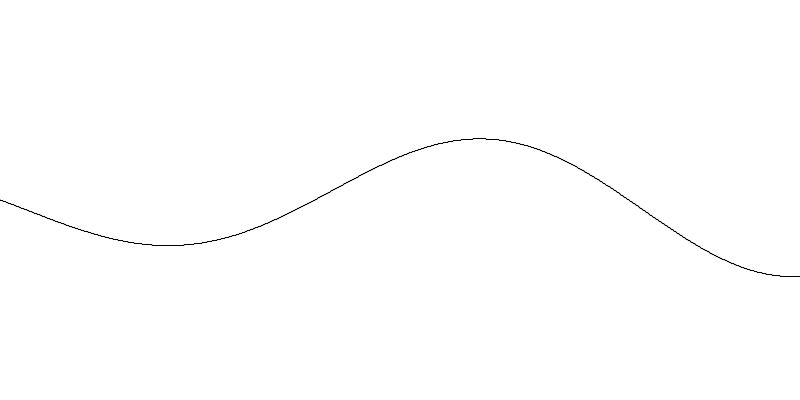
Frame 1 (no input)
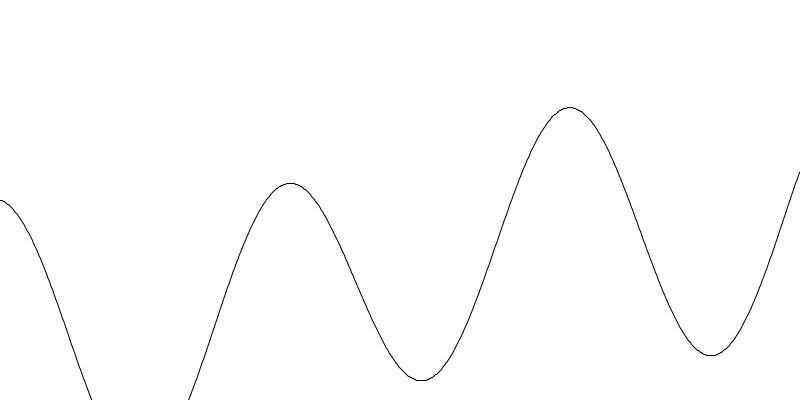
Frame 60 (the mouse pressed at the canvas centre just before this capture)
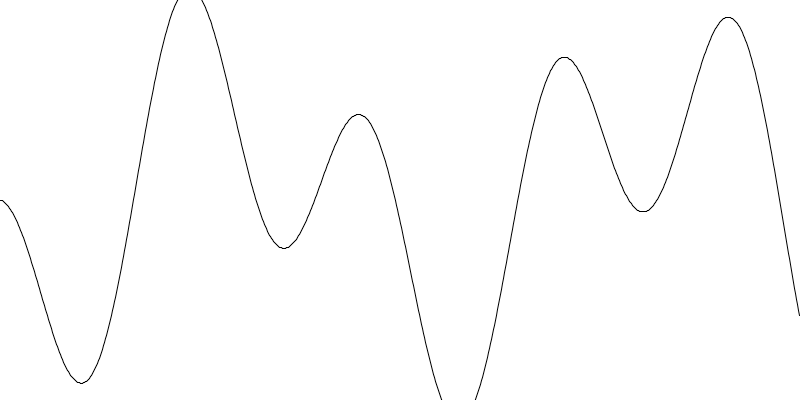
Frame 120 (the mouse held since frame 60 and released just before this capture)

The Processing sketch that drew these frames (run headless with seeded random() and noise(); from frame 60 on, the mouse is pressed at the canvas centre):

// Processing sketch: addwaves_hack
// ── addwaves_hack.pde
void setup() {
  size(800, 400);
}

float lx = -999, ly = -999;

void draw() {
  background(255);

  for (int i = 0; i < width; i++) {

    float wlen1 = 0.01;
    float w1 = sin(i*wlen1)*50;

    float wlen2 = 0.05;
    float w2 = 1+sin(frameCount*0.0002*i+wlen2)*10;

    float waveadd = (w1*w2)/2;

    // point(i,height/2+w1);
    //point(i,height/2+w2);
    point(i, height/2+waveadd);

    //keeps line nice
    if (lx < (width)-1) {
      line(i, height/2+waveadd, lx, ly);
      lx = i;
      ly = height/2+waveadd;
    } else {
      lx = 0;
      ly = height/2;
    }
  }
}
